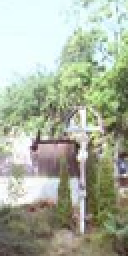
#> input picture Pedestrians/Datasets/Pedestrians-Dataset/Background/AnnotationsNeg_0.000000_00000117a_0.png, 64 x 128 px (shown 2 times larger)
$ python main.py   (older library calls are emulated)
#> lines starting #> are read from the running program, lines starting #| are printed output that depends on the picture
### Pedestrians/extract_features.py
#!/usr/bin/python
#Copyright 2015 CVC-UAB

# extract_features.py: Extract features for a given dataset, and stores them.
# TODO: Modify Config.py to point to the location where you stored the dataset.

#This program is free software: you can redistribute it and/or modify
#it under the terms of the GNU General Public License as published by
#the Free Software Foundation, either version 3 of the License, or
#(at your option) any later version.

#This program is distributed in the hope that it will be useful,
#but WITHOUT ANY WARRANTY; without even the implied warranty of
#MERCHANTABILITY or FITNESS FOR A PARTICULAR PURPOSE.  See the
#GNU General Public License for more details.

#You should have received a copy of the GNU General Public License
#along with this program.  If not, see <http://www.gnu.org/licenses/>.

__author__ = "Miquel Ferrarons, David Vazquez"
__copyright__ = "Copyright 2015, CVC-UAB"
__credits__ = ["Miquel Ferrarons", "David Vazquez"]
__license__ = "GPL"
__version__ = "1.0"
__maintainer__ = "Miquel Ferrarons"

from Tools import feature_extractor

from skimage import io
import os
import Config as cfg
from skimage import util

import pickle

def run():

    # Create necessary directories to save the features of the images
    if not os.path.exists(cfg.positiveFeaturesPath):
        os.makedirs(cfg.positiveFeaturesPath)
    if not os.path.exists(cfg.negativeFeaturesPath):
        os.makedirs(cfg.negativeFeaturesPath)

    #Extract features for positive samples
    print ('Extracting features from images in '+cfg.positiveInputPath)
    extractAndStoreFeatures(cfg.positiveInputPath,  cfg.positiveFeaturesPath)

    print ('Extracting features from images in '+cfg.negativeInputPath)
    #Extract features for negative samples
    extractAndStoreFeatures(cfg.negativeInputPath,  cfg.negativeFeaturesPath)
#> call 2 of extractAndStoreFeatures, with inputFolder = 'Datasets/Pedestrians-Dataset/Background/', outputFolder = 'Features/LBP/Background/'
#> in extractAndStoreFeatures (call 2), `image = io.imread(imagepath, as_grey=True)`:
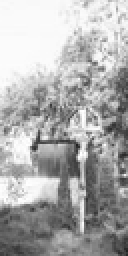
#> image: shape (128, 64) float64 (shown 2 times larger); min 0.126, max 1, mean 0.681


def extractAndStoreFeatures(inputFolder, outputFolder):

    #List all files
    fileList = os.listdir(inputFolder)
    #Select only files that end with .png
    imagesList = filter(lambda element: '.png' in element, fileList)

    for filename in imagesList:
        imagepath = inputFolder + '/' + filename
        outputpath = outputFolder+'/'+filename+'.feat'

        if os.path.exists(outputpath):
            print ('Features for ' + imagepath + '. Delete the file if you want to replace.')
            continue

        print ('Extracting features for ' + imagepath)

        image = io.imread(imagepath, as_grey=True)
        #Read the image as bytes (pixels with values 0-255)
        image = util.img_as_ubyte(image)

        #Extract the features
        feats = feature_extractor.extractFeatures(image)

        #Save the features to a file
        outputFile = open(outputpath, "wb")
        pickle.dump(feats, outputFile)
        outputFile.close()


# [2 lines that do not run on import are left out]

### Pedestrians/Tools/feature_extractor.py
#!/usr/bin/python
#Copyright 2015 CVC-UAB

#This program is free software: you can redistribute it and/or modify
#it under the terms of the GNU General Public License as published by
#the Free Software Foundation, either version 3 of the License, or
#(at your option) any later version.

#This program is distributed in the hope that it will be useful,
#but WITHOUT ANY WARRANTY; without even the implied warranty of
#MERCHANTABILITY or FITNESS FOR A PARTICULAR PURPOSE.  See the
#GNU General Public License for more details.

#You should have received a copy of the GNU General Public License
#along with this program.  If not, see <http://www.gnu.org/licenses/>.

__author__ = "Miquel Ferrarons, David Vazquez"
__copyright__ = "Copyright 2015, CVC-UAB"
__credits__ = ["Miquel Ferrarons", "David Vazquez"]
__license__ = "GPL"
__version__ = "1.0"
__maintainer__ = "Miquel Ferrarons"

import numpy as np
import Config as cfg
from skimage.feature import hog
from skimage.feature import local_binary_pattern
from skimage.util import view_as_windows

import sys
sys.path.append('C:/Users/Darwin/Documents/GitHub/PdIV/Pedestrians/')


def extractFeatures(img):

    feats = []
    if 'LBP' in cfg.featuresToExtract:
        lbpFeats = extractLBPfeatures(img)
#> in extractLBPfeatures, `lbp = local_binary_pattern(img, cfg.lbp_n_points, cfg.lbp_radius, cfg...`:
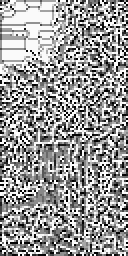
#> lbp: shape (128, 64) float64 (shown 2 times larger); min 0, max 58, mean 34.9; drawn with min black and max white
#> the loop in extractLBPfeatures, `for windows_list in lbp_windows:` made 15 passes
#> after the loop in extractLBPfeatures, `for windows_list in lbp_windows:`: count = 105; features = 105 items
#> in extractLBPfeatures, `features_flatten = [item for sublist in features for item in sublist]`: features_flatten = 6195 values, max 0.834 at index 116, min 0 at index 2, mean 0.104
        feats.extend(lbpFeats)
    if 'HOG' in cfg.featuresToExtract:
        hogFeats = extractHOGfeatures(img)
        feats.extend(hogFeats)
    return feats

def extractLBPfeatures(img):

    lbp = local_binary_pattern(img, cfg.lbp_n_points, cfg.lbp_radius, cfg.lbp_METHOD)
    #lbpin=lbp.astype('Int64')
    lbp_windows = view_as_windows(lbp, window_shape=cfg.lbp_win_shape, step=cfg.lbp_win_step)
    features = []
    count = 0
    for windows_list in lbp_windows:
        for window in windows_list:
            lbp_hist, bin_edges = np.histogram(window, bins=cfg.lbp_n_bins)
            lbp_hist_norm = sum(abs(lbp_hist))
            lbp_hist_l1sqrtnorm = np.sqrt(lbp_hist/float(lbp_hist_norm))
            features.append(lbp_hist_l1sqrtnorm)
            count += 1
    features_flatten = [item for sublist in features for item in sublist]
    return features_flatten

# [9 lines left out: function extractHOGfeatures, not called in this run]

### Pedestrians/train_model.py
#!/usr/bin/python
#Copyright 2015 CVC-UAB

#This program is free software: you can redistribute it and/or modify
#it under the terms of the GNU General Public License as published by
#the Free Software Foundation, either version 3 of the License, or
#(at your option) any later version.

#This program is distributed in the hope that it will be useful,
#but WITHOUT ANY WARRANTY; without even the implied warranty of
#MERCHANTABILITY or FITNESS FOR A PARTICULAR PURPOSE.  See the
#GNU General Public License for more details.

#You should have received a copy of the GNU General Public License
#along with this program.  If not, see <http://www.gnu.org/licenses/>.

__author__ = "Miquel Ferrarons, David Vazquez"
__copyright__ = "Copyright 2015, CVC-UAB"
__credits__ = ["Miquel Ferrarons", "David Vazquez"]
__license__ = "GPL"
__version__ = "1.0"
__maintainer__ = "Miquel Ferrarons"

import numpy as np
import Config as cfg
import pickle
from sklearn import svm
from sklearn import linear_model

import os

# [4 lines left out: function loadImageFeatures, not called in this run]

def run():
    #List all the files .feat in the positives directory
    positiveList = os.listdir(cfg.positiveFeaturesPath)
    positiveList = filter(lambda element: '.feat' in element, positiveList)

    #List all the files .feat in the negatives directory
    negativeList = os.listdir(cfg.negativeFeaturesPath)
    negativeList = filter(lambda element: '.feat' in element, negativeList)

    #Count how many samples we have
    positiveSamplesCount = len(positiveList)
    negativeSamplesCount = len(negativeList)
    samplesCount = positiveSamplesCount + negativeSamplesCount

    #Load the features of the first element, to obtain the size of the feature vectors.
    filepath = cfg.positiveFeaturesPath + '/'+positiveList[0]
    file = open(filepath)
    feats = pickle.load(file)
    featuresLength = len(feats)

    #Initialize the structure that we will pass to the model for training
    # X will be the samples for training
    # y will be the labels
    X = np.zeros(shape=(samplesCount, featuresLength))
    y = np.append(np.ones(shape=(1, positiveSamplesCount)),
                  -1*np.ones(shape=(1, negativeSamplesCount)))

    # Load all the positive feature vectors in X
    count = 0
    for filename in positiveList:
        filepath = cfg.positiveFeaturesPath+'/'+filename
        X[count] = loadImageFeatures(filepath)
        count += 1

    # Load all the negative feature vectors in y
    for filename in negativeList:
        filepath = cfg.negativeFeaturesPath+'/'+filename
        X[count] = loadImageFeatures(filepath)
        count += 1

    # Train the classifier with X and y, and some given parameters
    if cfg.model == 'SVM':
        print ('Training SVM....')
        model = svm.LinearSVC(C=cfg.svm_C,
                                #loss='hinge',# loss
                                penalty=cfg.svm_penalty,
                                dual=cfg.svm_dual,
                                tol=cfg.svm_tol,
                                fit_intercept=cfg.svm_fit_intercept,
                                intercept_scaling=cfg.svm_intercept_scaling)
    elif cfg.model == 'LogisticRegression':
        print ('Training linear model....')
        model = linear_model.LogisticRegression(C=cfg.logReg_C,
                                   penalty=cfg.logReg_penalty,
                                   dual=cfg.logReg_dual,
                                   tol=cfg.logReg_tol,
                                   fit_intercept=cfg.logReg_fit_intercept,
                                   intercept_scaling=cfg.logReg_intercept_scaling)
    else:
        print ('ERROR: Model can only be SVM or LogisticRegression')
        exit(0)

    model.fit(X, y)
    #Obtain the model score for the training set
    print ('MODEL score')
    print (model.score(X, y))

    #Save the model
    modelDirectory, modelFilename = os.path.split(cfg.modelPath)
    if not os.path.exists(modelDirectory):
        os.makedirs(modelDirectory)

    outputModelFile = open(cfg.modelPath, 'wb')
    pickle.dump(model, outputModelFile)

# [2 lines that do not run on import are left out]

### Pedestrians/main.py
#!/usr/bin/python
#Copyright 2015 CVC-UAB

#This program is free software: you can redistribute it and/or modify
#it under the terms of the GNU General Public License as published by
#the Free Software Foundation, either version 3 of the License, or
#(at your option) any later version.

#This program is distributed in the hope that it will be useful,
#but WITHOUT ANY WARRANTY; without even the implied warranty of
#MERCHANTABILITY or FITNESS FOR A PARTICULAR PURPOSE.  See the
#GNU General Public License for more details.

#You should have received a copy of the GNU General Public License
#along with this program.  If not, see <http://www.gnu.org/licenses/>.

__author__ = "Miquel Ferrarons, David Vazquez"
__copyright__ = "Copyright 2015, CVC-UAB"
__credits__ = ["Miquel Ferrarons", "David Vazquez"]
__license__ = "GPL"
__version__ = "1.0"
__maintainer__ = "Miquel Ferrarons"

import extract_features
import train_model
import test_image
import test_folder
import show_results
import evaluate_results


extract_features.run() #Extracts the features for all the images
#> in extractFeatures, `lbpFeats = extractLBPfeatures(img)`: lbpFeats has the same summary as features_flatten in extractLBPfeatures
#> in extractAndStoreFeatures (call 2), `feats = feature_extractor.extractFeatures(image)`: feats has the same summary as features_flatten in extractLBPfeatures
#> pass 2 of the loop in extractAndStoreFeatures, `for filename in imagesList:`:
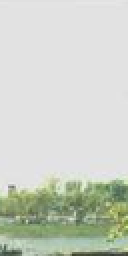
#> input picture Pedestrians/Datasets/Pedestrians-Dataset/Background/AnnotationsNeg_0.000000_00000124a_1.png, 64 x 128 px (shown 2 times larger)
#> in extractAndStoreFeatures (call 2), `image = io.imread(imagepath, as_grey=True)`:
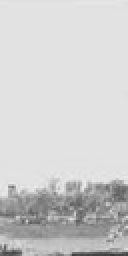
#> image: shape (128, 64) float64 (shown 2 times larger); min 0.22, max 0.931, mean 0.811
#> in extractLBPfeatures (call 2), `lbp = local_binary_pattern(img, cfg.lbp_n_points, cfg.lbp_radius, cfg...`:
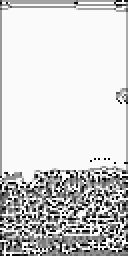
#> lbp: shape (128, 64) float64 (shown 2 times larger); min 0, max 58, mean 47.8; drawn with min black and max white
#> the loop in extractLBPfeatures (call 2), `for windows_list in lbp_windows:` made 15 passes
#> after the loop in extractLBPfeatures (call 2), `for windows_list in lbp_windows:`: count = 105
#> features_flatten = 6195 values, max 1 at index 501, min 0 at index 1, mean 0.0496
#> feats has the same summary as features_flatten in extractLBPfeatures
#> pass 3 of the loop in extractAndStoreFeatures, `for filename in imagesList:`:
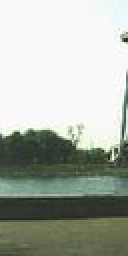
#> input picture Pedestrians/Datasets/Pedestrians-Dataset/Background/AnnotationsNeg_0.000000_00000138a_0.png, 64 x 128 px (shown 2 times larger)
#> in extractAndStoreFeatures (call 2), `image = io.imread(imagepath, as_grey=True)`:
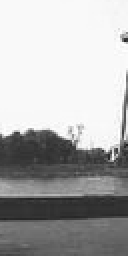
#> image: shape (128, 64) float64 (shown 2 times larger); min 0.114, max 1, mean 0.686
#> in extractLBPfeatures (call 3), `lbp = local_binary_pattern(img, cfg.lbp_n_points, cfg.lbp_radius, cfg...`:
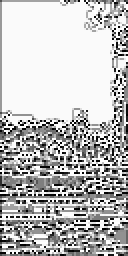
#> lbp: shape (128, 64) float64 (shown 2 times larger); min 0, max 58, mean 43.2; drawn with min black and max white
#> the loop in extractLBPfeatures (call 3), `for windows_list in lbp_windows:` made 15 passes
#> after the loop in extractLBPfeatures (call 3), `for windows_list in lbp_windows:`: count = 105
#> features_flatten = 6195 values, max 1 at index 501, min 0 at index 1, mean 0.0665
#> feats has the same summary as features_flatten in extractLBPfeatures
#> (the run stopped early here; a loop or call above may not have finished)
